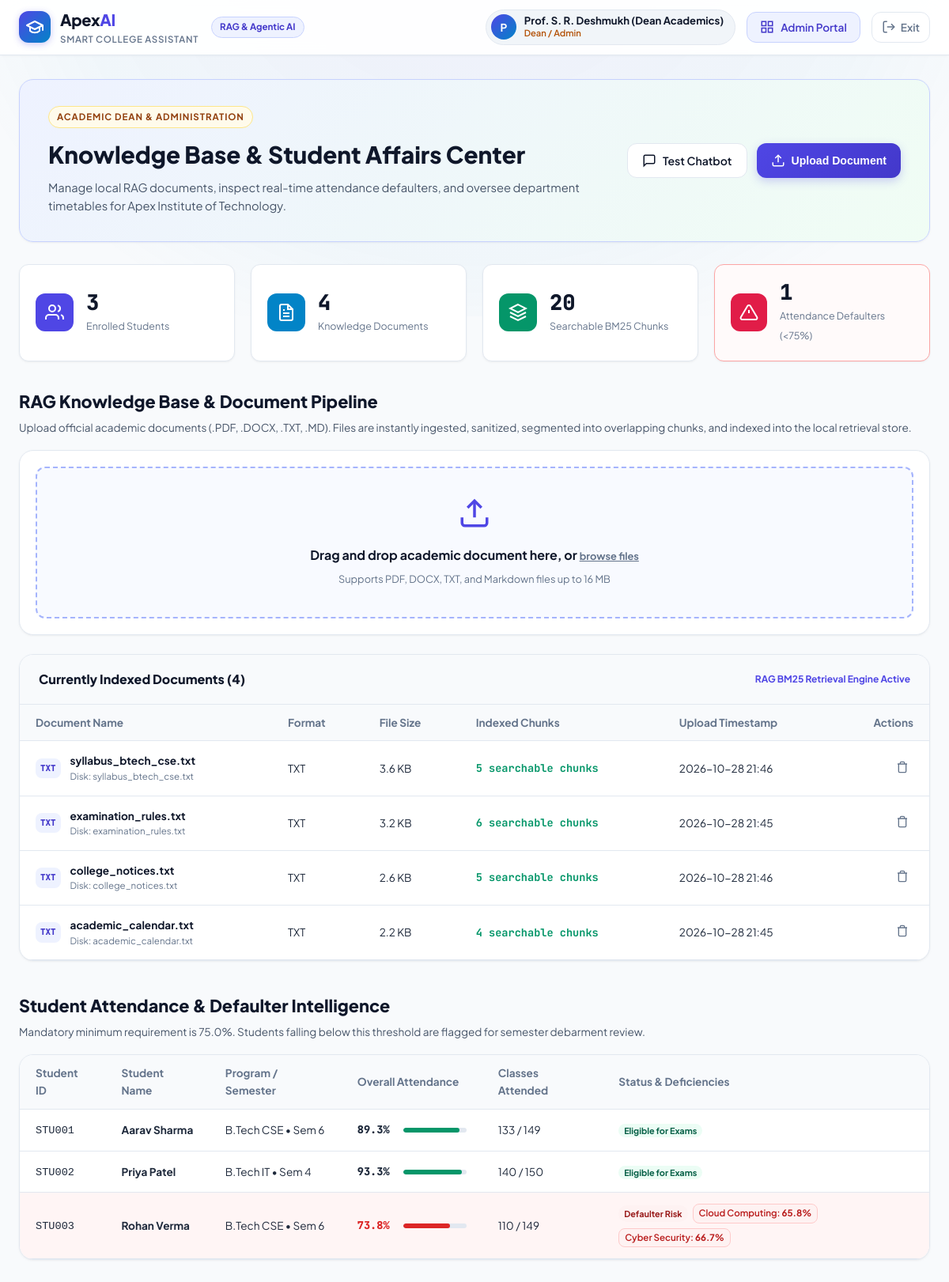
Screenshot of /admin (signed in) with the database file from the repository.
### tables this page shows
CREATE TABLE uploaded_documents (
                id INTEGER PRIMARY KEY AUTOINCREMENT,
                filename TEXT NOT NULL,
                original_name TEXT NOT NULL,
                file_type TEXT NOT NULL,
                file_size INTEGER NOT NULL,
                upload_date TEXT NOT NULL,
                chunk_count INTEGER NOT NULL DEFAULT 0
            );

CREATE TABLE students (
                student_id TEXT PRIMARY KEY,
                name TEXT NOT NULL,
                email TEXT NOT NULL,
                class_name TEXT NOT NULL,
                semester INTEGER NOT NULL,
                password_hash TEXT NOT NULL,
                created_at TIMESTAMP DEFAULT CURRENT_TIMESTAMP
            );

CREATE TABLE attendance (
                id INTEGER PRIMARY KEY AUTOINCREMENT,
                student_id TEXT NOT NULL,
                subject TEXT NOT NULL,
                attended INTEGER NOT NULL,
                total INTEGER NOT NULL,
                FOREIGN KEY (student_id) REFERENCES students(student_id) ON DELETE CASCADE
            );

### app.py (the view)
@app.route("/admin")
@admin_required
def admin_dashboard():
    documents = list_all_documents()
    with get_db() as conn:
        cursor = conn.cursor()
        cursor.execute("SELECT student_id, name, email, class_name, semester FROM students ORDER BY student_id ASC")
        students = [dict(r) for r in cursor.fetchall()]
        student_summaries = []
        defaulters = []
        for s in students:
            att = get_student_attendance(s["student_id"])
            s_data = {
                **s,
                "overall_percentage": att.get("overall_percentage", 0.0),
                "attended": att.get("overall_attended", 0),
                "total": att.get("overall_total", 0),
                "is_low": att.get("overall_is_low", False),
                "low_subjects": att.get("low_attendance_subjects", [])
            }
            student_summaries.append(s_data)
            if s_data["is_low"] or len(s_data["low_subjects"]) > 0:
                defaulters.append(s_data)
        cursor.execute("SELECT COUNT(*) FROM document_chunks")
        total_chunks = cursor.fetchone()[0]
        cursor.execute("SELECT COUNT(*) FROM timetable")
        total_classes = cursor.fetchone()[0]
        cursor.execute("SELECT DISTINCT class_name, semester FROM timetable ORDER BY class_name, semester")
        classes_available = [dict(r) for r in cursor.fetchall()]
    stats = {
        "total_students": len(students),
        "total_documents": len(documents),
        "total_chunks": total_chunks,
        "defaulters_count": len(defaulters),
        "total_classes": total_classes
    }
    return render_template(
        "admin.html",
        documents=documents,
        students=student_summaries,
        defaulters=defaulters,
        classes_available=classes_available,
        stats=stats
    )

### templates/admin.html (shortened to what this page needs)
{% extends "base.html" %}
{% block content %}
<div class="admin-layout">
    <div class="admin-banner">
        <div class="banner-content">
            <span class="portal-badge">Academic Dean & Administration</span>
            <h1 class="banner-title">Knowledge Base & Student Affairs Center</h1>
            <p class="banner-sub">
                Manage local RAG documents, inspect real-time attendance defaulters,
                and oversee department timetables for Apex Institute of Technology.
            </p>
        </div>
        <div class="banner-actions">
            <a href="{{ url_for('chat_dashboard') }}" class="btn-secondary" id="btn-switch-assistant">
                <svg width="18" height="18" viewBox="0 0 24 24" fill="none" stroke="currentColor" stroke-width="2">
                    <path d="M21 15a2 2 0 0 1-2 2H7l-4 4V5a2 2 0 0 1 2-2h14a2 2 0 0 1 2 2z"></path>
                </svg>
                <span>Test Chatbot</span>
            </a>
            <button type="button" class="btn-primary" onclick="scrollToUpload()">
                <svg width="18" height="18" viewBox="0 0 24 24" fill="none" stroke="currentColor" stroke-width="2">
                    <path d="M21 15v4a2 2 0 0 1-2 2H5a2 2 0 0 1-2-2v-4"></path>
                    <polyline points="17 8 12 3 7 8"></polyline>
                    <line x1="12" y1="3" x2="12" y2="15"></line>
                </svg>
                <span>Upload Document</span>
            </button>
        </div>
    </div>
    <div class="metrics-grid">
        <div class="metric-card">
            <div class="metric-icon bg-indigo">
                <svg width="24" height="24" viewBox="0 0 24 24" fill="none" stroke="currentColor" stroke-width="2">
                    <path d="M17 21v-2a4 4 0 0 0-4-4H5a4 4 0 0 0-4 4v2"></path>
                    <circle cx="9" cy="7" r="4"></circle>
                    <path d="M23 21v-2a4 4 0 0 0-3-3.87"></path>
                    <path d="M16 3.13a4 4 0 0 1 0 7.75"></path>
                </svg>
            </div>
            <div class="metric-data">
                <span class="metric-val">{{ stats.total_students }}</span>
                <span class="metric-lbl">Enrolled Students</span>
            </div>
        </div>
        <div class="metric-card">
            <div class="metric-icon bg-cyan">
            </div>
            <div class="metric-data">
                <span class="metric-val">{{ stats.total_documents }}</span>
                <span class="metric-lbl">Knowledge Documents</span>
            </div>
        </div>
        <div class="metric-card">
            <div class="metric-icon bg-emerald">
                <svg width="24" height="24" viewBox="0 0 24 24" fill="none" stroke="currentColor" stroke-width="2">
                    <polygon points="12 2 2 7 12 12 22 7 12 2"></polygon>
                    <polyline points="2 17 12 22 22 17"></polyline>
                    <polyline points="2 12 12 17 22 12"></polyline>
                </svg>
            </div>
            <div class="metric-data">
                <span class="metric-val">{{ stats.total_chunks }}</span>
                <span class="metric-lbl">Searchable BM25 Chunks</span>
            </div>
        </div>
        <div class="metric-card {% if stats.defaulters_count > 0 %}alert-border{% endif %}">
            <div class="metric-icon bg-rose">
                <svg width="24" height="24" viewBox="0 0 24 24" fill="none" stroke="currentColor" stroke-width="2">
                    <path d="M10.29 3.86L1.82 18a2 2 0 0 0 1.71 3h16.94a2 2 0 0 0 1.71-3L13.71 3.86a2 2 0 0 0-3.42 0z"></path>
                    <line x1="12" y1="9" x2="12" y2="13"></line>
                    <line x1="12" y1="17" x2="12.01" y2="17"></line>
                </svg>
            </div>
            <div class="metric-data">
                <span class="metric-val">{{ stats.defaulters_count }}</span>
                <span class="metric-lbl">Attendance Defaulters (&lt;75%)</span>
            </div>
        </div>
    </div>
    <div class="admin-section" id="upload-section">
        <div class="section-header-row">
            <div>
                <h2 class="section-title">RAG Knowledge Base & Document Pipeline</h2>
                <p class="section-desc">
                    Upload official academic documents (.PDF, .DOCX, .TXT, .MD).
                    Files are instantly ingested, sanitized, segmented into overlapping chunks, and indexed into the local retrieval store.
                </p>
            </div>
        </div>
        <div class="upload-box-card">
            <form action="{{ url_for('admin_upload_document') }}" method="POST" enctype="multipart/form-data" class="upload-dropzone" id="uploadForm">
                <div class="dropzone-content" id="dropzoneContent">
                    <div class="dropzone-icon">
                        <svg width="42" height="42" viewBox="0 0 24 24" fill="none" stroke="currentColor" stroke-width="2">
                            <path d="M21 15v4a2 2 0 0 1-2 2H5a2 2 0 0 1-2-2v-4"></path>
                            <polyline points="17 8 12 3 7 8"></polyline>
                            <line x1="12" y1="3" x2="12" y2="15"></line>
                        </svg>
                    </div>
                    <div class="dropzone-text">
                        <strong>Drag and drop academic document here, or <span class="highlight-link">browse files</span></strong>
                        <span>Supports PDF, DOCX, TXT, and Markdown files up to 16 MB</span>
                    </div>
                </div>
            </form>
        </div>
        <div class="card table-card">
            <div class="table-card-head">
                <h3 class="table-title">Currently Indexed Documents ({{ documents | length }})</h3>
                <span class="table-hint">RAG BM25 Retrieval Engine Active</span>
            </div>
            <div class="table-responsive">
                <table class="data-table">
                    <thead>
                        <tr>
                            <th>Document Name</th>
                            <th>Format</th>
                            <th>File Size</th>
                            <th>Indexed Chunks</th>
                            <th>Upload Timestamp</th>
                            <th class="text-right">Actions</th>
                        </tr>
                    </thead>
                    <tbody>
                        {% for doc in documents %}
                        <tr>
                            <td>
                                <div class="doc-file-info">
                                    <div class="file-type-icon type-{{ doc.file_type | lower }}">{{ doc.file_type }}</div>
                                    <div>
                                        <strong class="file-name-text">{{ doc.original_name }}</strong>
                                        <div class="file-stored-as">Disk: {{ doc.filename }}</div>
                                    </div>
                                </div>
                            </td>
                            <td><span class="badge-pill">{{ doc.file_type }}</span></td>
                            <td>{{ (doc.file_size / 1024) | round(1) }} KB</td>
                            <td>
                                <span class="chunk-count-badge">
                                    <strong>{{ doc.chunk_count }}</strong> searchable chunks
                                </span>
                            </td>
                            <td>{{ doc.upload_date }}</td>
                            <td class="text-right">
                                <form action="{{ url_for('admin_delete_document', doc_id=doc.id) }}" method="POST" onsubmit="return confirm('Delete document and all indexed chunks from RAG store?');">
                                    <button type="submit" class="btn-icon danger" title="Delete document">
                                        <svg width="16" height="16" viewBox="0 0 24 24" fill="none" stroke="currentColor" stroke-width="2">
                                            <polyline points="3 6 5 6 21 6"></polyline>
                                            <path d="M19 6v14a2 2 0 0 1-2 2H7a2 2 0 0 1-2-2V6m3 0V4a2 2 0 0 1 2-2h4a2 2 0 0 1 2 2v2"></path>
                                        </svg>
                                    </button>
                                </form>
                            </td>
                        </tr>
                        {% endfor %}
                    </tbody>
                </table>
            </div>
        </div>
    </div>
    <div class="admin-section">
        <div class="section-header-row">
            <div>
                <h2 class="section-title">Student Attendance & Defaulter Intelligence</h2>
                <p class="section-desc">
                    Mandatory minimum requirement is 75.0%. Students falling below this threshold are flagged for semester debarment review.
                </p>
            </div>
        </div>
        <div class="card table-card">
            <div class="table-responsive">
                <table class="data-table">
                    <thead>
                        <tr>
                            <th>Student ID</th>
                            <th>Student Name</th>
                            <th>Program / Semester</th>
                            <th>Overall Attendance</th>
                            <th>Classes Attended</th>
                            <th>Status & Deficiencies</th>
                        </tr>
                    </thead>
                    <tbody>
                        {% for s in students %}
                        <tr class="{% if s.is_low or s.low_subjects %}row-alert{% endif %}">
                            <td><code>{{ s.student_id }}</code></td>
                            <td><strong>{{ s.name }}</strong></td>
                            <td>{{ s.class_name }} &bull; Sem {{ s.semester }}</td>
                            <td>
                                <div class="attendance-table-meter">
                                    <span class="pct-num {% if s.overall_percentage < 75.0 %}text-danger{% else %}text-success{% endif %}">
                                        {{ s.overall_percentage }}%
                                    </span>
                                    <div class="meter-bar-bg">
                                        <div class="meter-bar-fill {% if s.overall_percentage < 75.0 %}fill-danger{% else %}fill-success{% endif %}" style="width: {{ s.overall_percentage }}%;"></div>
                                    </div>
                                </div>
                            </td>
                            <td>{{ s.attended }} / {{ s.total }}</td>
                            <td>
                                {% if s.low_subjects %}
                                    <div class="low-subjects-pills">
                                        <span class="status-pill pill-danger">Defaulter Risk</span>
                                        {% for ls in s.low_subjects %}
                                            <span class="def-sub-chip" title="{{ ls.percentage }}% attended">
                                                {{ ls.subject }}: <strong>{{ ls.percentage }}%</strong>
                                            </span>
                                        {% endfor %}
                                    </div>
                                {% else %}
                                    <span class="status-pill pill-success">Eligible for Exams</span>
                                {% endif %}
                            </td>
                        </tr>
                        {% endfor %}
                    </tbody>
                </table>
            </div>
        </div>
    </div>
</div>
{% endblock %}

### rows the page displays
uploaded_documents: file_type "TXT", original_name "syllabus_btech_cse.txt", filename "syllabus_btech_cse.txt", (doc.file_size/1024)|round(1) "3.6", chunk_count "5", upload_date "2026-10-28 21:46"
uploaded_documents: file_type "TXT", original_name "examination_rules.txt", filename "examination_rules.txt", (doc.file_size/1024)|round(1) "3.2", chunk_count "6", upload_date "2026-10-28 21:45"
uploaded_documents: file_type "TXT", original_name "college_notices.txt", filename "college_notices.txt", (doc.file_size/1024)|round(1) "2.6", chunk_count "5", upload_date "2026-10-28 21:46"
uploaded_documents: file_type "TXT", original_name "academic_calendar.txt", filename "academic_calendar.txt", (doc.file_size/1024)|round(1) "2.2", chunk_count "4", upload_date "2026-10-28 21:45"
students: student_id "STU001", name "Aarav Sharma", class_name "B.Tech CSE", semester "6", overall_percentage "89.3", attended "133", total "149", shows "Eligible for Exams"
students: student_id "STU002", name "Priya Patel", class_name "B.Tech IT", semester "4", overall_percentage "93.3", attended "140", total "150", shows "Eligible for Exams"
students: student_id "STU003", name "Rohan Verma", class_name "B.Tech CSE", semester "6", overall_percentage "73.8", attended "110", total "149"
attendance: subject "Cloud Computing", percentage "65.8"
attendance: subject "Cyber Security", percentage "66.7"

### other values shown
{{ current_user.name[:1] | upper }} "P"
{{ current_user.name }} "Prof. S. R. Deshmukh (Dean Academics)"
{{ stats.total_students }} "3"
{{ stats.total_documents }} "4"
{{ stats.total_chunks }} "20"
{{ stats.defaulters_count }} "1"
{{ documents | length }} "4"
